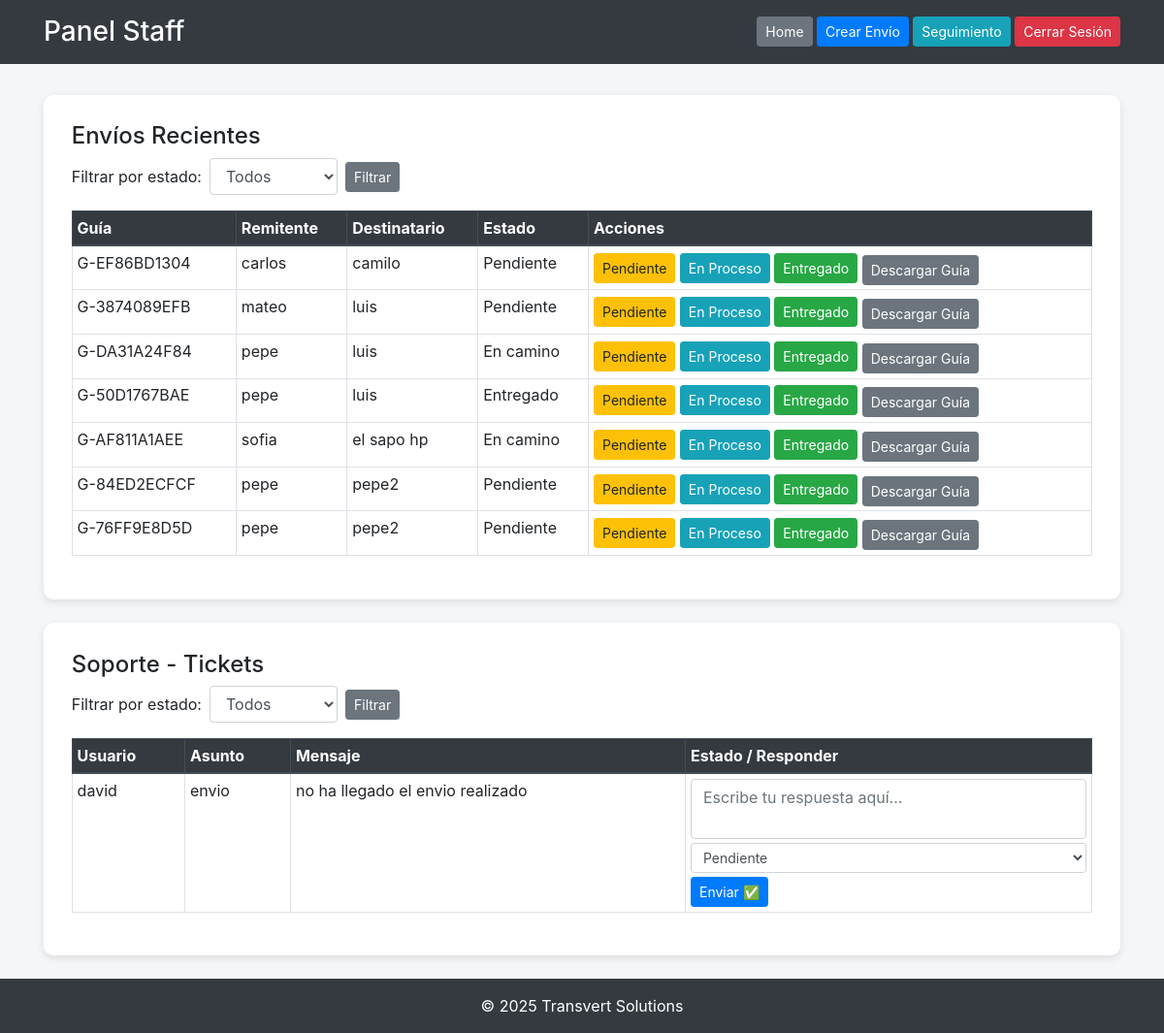
The app's page /staff_panel/ (signed in), older data.
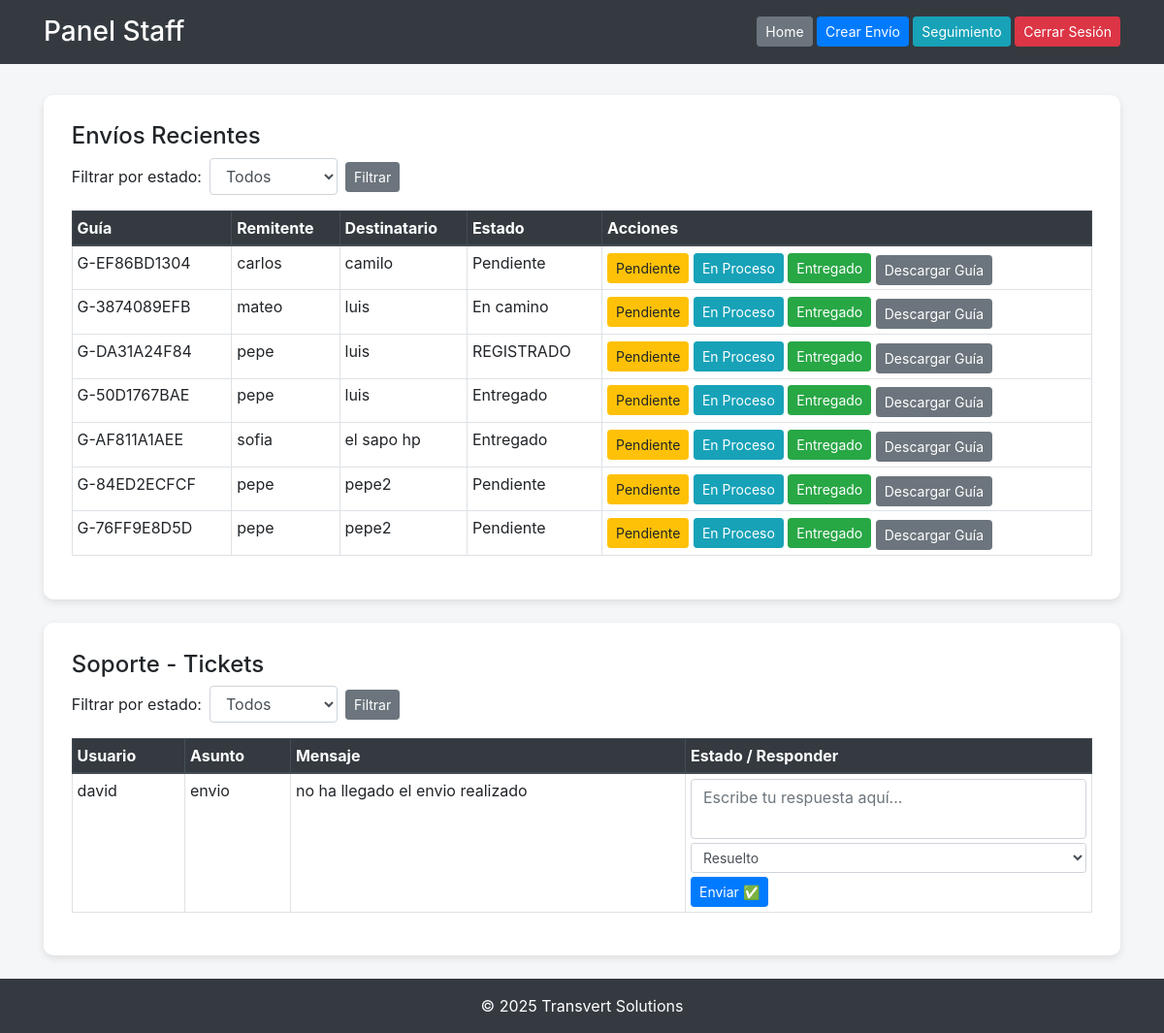
The same page, newer data.
### core/models.py (models this page shows, shortened)
class Envio(models.Model):
    numero_guia = models.CharField(max_length=20, unique=True)
    remitente_nombre = models.CharField(max_length=100)
    remitente_telefono = models.CharField(max_length=20)
    remitente_email = models.EmailField(blank=True, null=True)
    destinatario_nombre = models.CharField(max_length=100)
    destinatario_telefono = models.CharField(max_length=20)
    destinatario_email = models.EmailField(blank=True, null=True)
    tipo_envio = models.CharField(max_length=20)
    peso = models.DecimalField(max_digits=10, decimal_places=2)
    dimensiones = models.CharField(max_length=100, blank=True, null=True)
    direccion_origen = models.CharField(max_length=200)
    direccion_destino = models.CharField(max_length=200)
    estado = models.CharField(max_length=20, default="Pendiente")
    fecha_creado = models.DateTimeField(auto_now_add=True)

class SoporteTicket(models.Model):
    PRIORIDAD_CHOICES = [
        ('Baja', 'Baja'),
        ('Media', 'Media'),
        ('Alta', 'Alta')
    ]
    ESTADO_CHOICES = [
        ('Pendiente', 'Pendiente'),
        ('En proceso', 'En proceso'),
        ('Respondido', 'Respondido')
    ]
    usuario = models.ForeignKey(User, on_delete=models.CASCADE)
    asunto = models.CharField(max_length=200)
    descripcion = models.TextField()
    correo = models.EmailField(max_length=255, blank=True, null=True)
    prioridad = models.CharField(
        max_length=10,
        choices=PRIORIDAD_CHOICES,
        default='Media'
    )
    estado = models.CharField(
        max_length=20,
        choices=ESTADO_CHOICES,
        default="Pendiente"
    )
    fecha = models.DateTimeField(auto_now_add=True)

### core/views.py (the view)
# urls.py: path('staff_panel/', views.staff_panel, name='staff_panel'),
@login_required(login_url='login')
def staff_panel(request):
    envios = Envio.objects.all().order_by('-id')
    tickets = SoporteTicket.objects.all().order_by('-fecha')
    estado_envio = request.GET.get('estado_envio')
    if estado_envio:
        envios = envios.filter(estado=estado_envio)
    estado_ticket = request.GET.get('estado_ticket')
    if estado_ticket:
        tickets = tickets.filter(estado=estado_ticket)
    return render(request, 'staff_panel.html', {
        'envios': envios,
        'tickets': tickets
    })

### core/templates/staff_panel.html (shortened to what the changed rows need)
{% load static %}
<!DOCTYPE html>
<html lang="es">
<head>
    <link rel="stylesheet" href="https://stackpath.bootstrapcdn.com/bootstrap/4.5.2/css/bootstrap.min.css">
</head>
<body>
<main class="container">
    <div class="panel-card">
        {% if envios %}
            <table class="table table-bordered table-sm mt-3">
                <thead class="thead-dark">
                    <tr>
                        <th>Guía</th>
                        <th>Remitente</th>
                        <th>Destinatario</th>
                        <th>Estado</th>
                        <th>Acciones</th>
                    </tr>
                </thead>
                <tbody>
                    {% for envio in envios %}
                        <tr>
                            <td>{{ envio.numero_guia }}</td>
                            <td>{{ envio.remitente_nombre }}</td>
                            <td>{{ envio.destinatario_nombre }}</td>
                            <td>{{ envio.estado }}</td>
                            <td>
                                <form method="POST" action="{% url 'actualizar_estado_envio' %}" style="display:inline-block;">
                                    <button name="nuevo_estado" value="Pendiente" class="btn btn-warning btn-sm">Pendiente</button>
                                    <button name="nuevo_estado" value="En Proceso" class="btn btn-info btn-sm">En Proceso</button>
                                    <button name="nuevo_estado" value="Entregado" class="btn btn-success btn-sm">Entregado</button>
                                </form>
                                <a href="{% url 'descargar_guia_pdf' envio.id %}" class="btn btn-secondary btn-sm mt-1">Descargar Guía</a>
                            </td>
                        </tr>
                    {% endfor %}
                </tbody>
            </table>
        {% else %}
            <p>No hay envíos registrados.</p>
        {% endif %}
    </div>
    <div class="panel-card">
        {% if tickets %}
            <table class="table table-bordered table-sm mt-3">
                <thead class="thead-dark">
                    <tr>
                        <th>Usuario</th>
                        <th>Asunto</th>
                        <th>Mensaje</th>
                        <th>Estado / Responder</th>
                    </tr>
                </thead>
                <tbody>
                    {% for ticket in tickets %}
                        <tr>
                            <td>{{ ticket.usuario.username }}</td>
                            <td>{{ ticket.asunto }}</td>
                            <td>{{ ticket.descripcion }}</td>
                            <td>
                                <form method="POST" action="{% url 'responder_ticket' ticket.id %}">
                                    <textarea name="mensaje" class="form-control mb-1" rows="2" placeholder="Escribe tu respuesta aquí..."></textarea>
                                    <select name="estado" class="form-control form-control-sm mb-1">
                                        <option value="Pendiente" {% if ticket.estado == 'Pendiente' %}selected{% endif %}>Pendiente</option>
                                        <option value="Resuelto" {% if ticket.estado == 'Resuelto' %}selected{% endif %}>Resuelto</option>
                                    </select>
                                    <button type="submit" class="btn btn-primary btn-sm">Enviar ✅</button>
                                </form>
                            </td>
                        </tr>
                    {% endfor %}
                </tbody>
            </table>
        {% else %}
            <p>No hay tickets registrados.</p>
        {% endif %}
    </div>
</main>
</body>
</html>

Row changes from the older to the newer data that the page shows:
changed Envio "G-3874089EFB": estado "Pendiente" → "En camino"
changed Envio "G-DA31A24F84": estado "En camino" → "REGISTRADO"
changed Envio "G-AF811A1AEE": estado "En camino" → "Entregado"
changed SoporteTicket "envio": estado "Pendiente" → "Resuelto"
